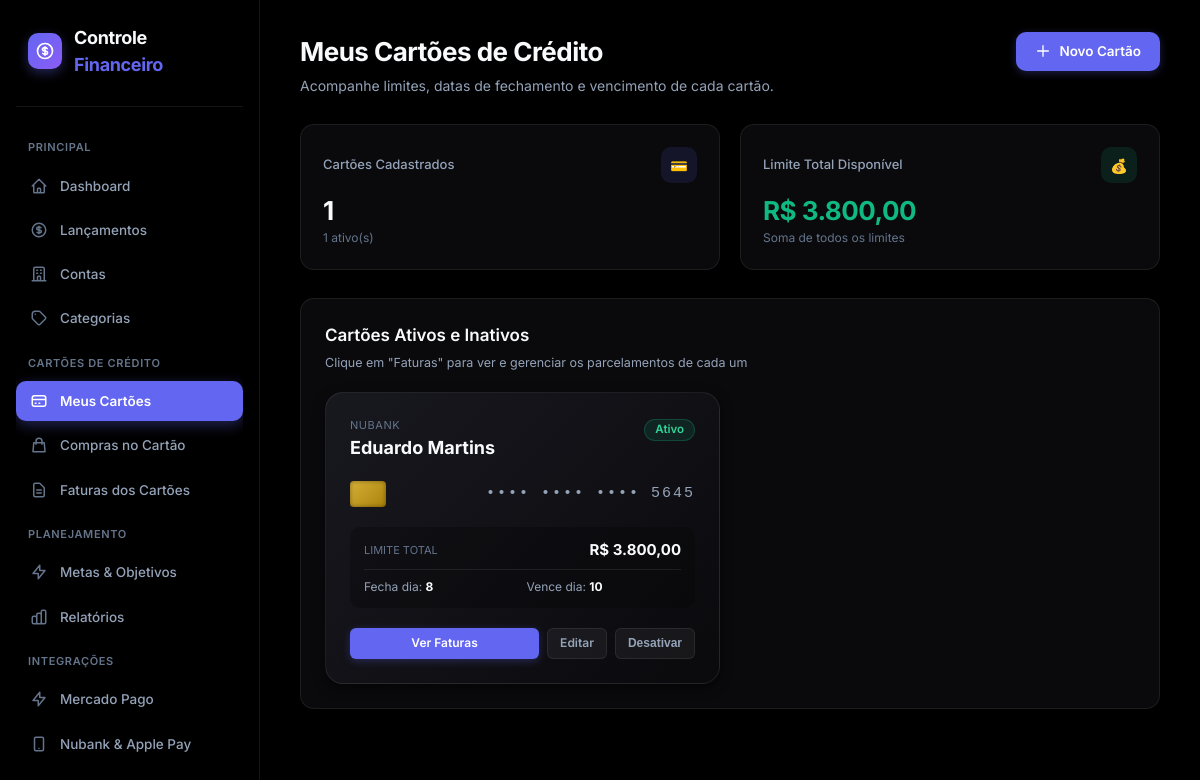
The app's page /cartoes/, older data.
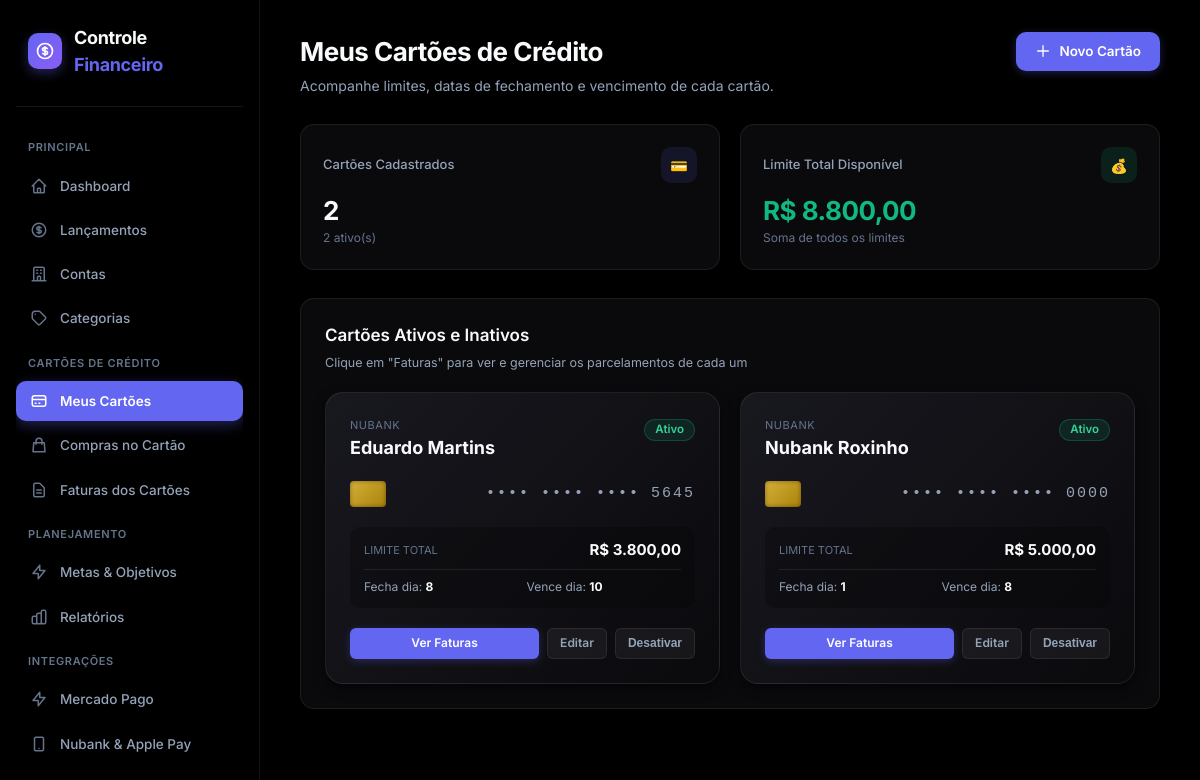
The same page, newer data.
### models/cartao.py (models this page shows, shortened)
class Cartao(db.Model):
    __tablename__ = "cartoes"
    id = db.Column(
        db.Integer,
        primary_key=True
    )
    nome = db.Column(
        db.String(100),
        nullable=False
    )
    banco = db.Column(
        db.String(100),
        nullable=False
    )
    ultimos_digitos = db.Column(
        db.String(4),
        nullable=True
    )
    limite = db.Column(
        db.Numeric(12, 2),
        nullable=False,
        default=0
    )
    dia_fechamento = db.Column(
        db.Integer,
        nullable=False
    )
    dia_vencimento = db.Column(
        db.Integer,
        nullable=False
    )
    ativo = db.Column(
        db.Boolean,
        nullable=False,
        default=True
    )
    criado_em = db.Column(
        db.DateTime,
        default=datetime.utcnow
    )
    faturas = db.relationship(
        "FaturaCartao",
        back_populates="cartao",
        cascade="all, delete-orphan"
    )

### routes/cartoes.py (the view)
@cartoes_bp.route("/")
def listar():
    cartoes = Cartao.query.order_by(
        Cartao.nome
    ).all()
    return render_template(
        "cartoes.html",
        cartoes=cartoes
    )

### app.py (called while the page is built)
def formatar_moeda(valor):
    try:
        valor = float(
            valor or 0
        )
    except (
        TypeError,
        ValueError
    ):
        valor = 0.0
    negativo = valor < 0
    valor = abs(
        valor
    )
    texto = f"{valor:,.2f}"
    texto = (
        texto
        .replace(",", "X")
        .replace(".", ",")
        .replace("X", ".")
    )
    if negativo:
        texto = "-" + texto
    return texto

### templates/cartoes.html (shortened to what the changed rows need)
{% extends "base.html" %}
{% block content %}
<div class="page-header">
    <div class="page-header-content">
        <h1>Meus Cartões de Crédito</h1>
    </div>
</div>
<div class="cards">
    <div class="card">
        <div class="card-header-line">
            <span class="card-title">Cartões Cadastrados</span>
            <div class="card-icon primary">💳</div>
        </div>
        <strong class="card-value valor-destaque">{{ cartoes|length }}</strong>
        <span class="card-subtext">{{ cartoes|selectattr("ativo")|list|length }} ativo(s)</span>
    </div>
    <div class="card">
        <div class="card-header-line">
            <span class="card-title">Limite Total Disponível</span>
            <div class="card-icon success">💰</div>
        </div>
        <strong class="card-value valor-positivo">
            R$ {{ cartoes|map(attribute="limite")|map("float")|sum|moeda }}
        </strong>
        <span class="card-subtext">Soma de todos os limites</span>
    </div>
</div>
<div class="panel">
    <div class="panel-header">
        <div>
            <h2 class="panel-title">Cartões Ativos e Inativos</h2>
        </div>
    </div>
    <div style="display: grid; grid-template-columns: repeat(auto-fill, minmax(320px, 1fr)); gap: 20px;">
        {% for cartao in cartoes %}
        <div style="background: linear-gradient(135deg, #18181f 0%, #0a0a0d 100%); border: 1px solid var(--border); border-radius: var(--radius-xl); padding: 24px; position: relative; box-shadow: var(--shadow-md); transition: var(--transition);">
            <div style="display: flex; justify-content: space-between; align-items: flex-start; margin-bottom: 20px;">
                <div>
                    <span style="font-size: 11px; text-transform: uppercase; letter-spacing: 0.05em; color: var(--text-muted); display: block;">{{ cartao.banco }}</span>
                    <strong style="font-size: 18px; color: var(--text-primary);">{{ cartao.nome }}</strong>
                </div>
                <div>
                    {% if cartao.ativo %}
                        <span class="badge badge-success">Ativo</span>
                    {% else %}
                        <span class="badge badge-danger">Inativo</span>
                    {% endif %}
                </div>
            </div>
            <div style="display: flex; align-items: center; justify-content: space-between; margin-bottom: 20px;">
                <div style="width: 36px; height: 26px; background: linear-gradient(135deg, #d4af37, #aa820a); border-radius: 4px; box-shadow: inset 0 0 4px rgba(0,0,0,0.4);"></div>
                <div style="font-family: monospace; font-size: 15px; letter-spacing: 2px; color: var(--text-secondary);">
                    •••• •••• •••• {{ cartao.ultimos_digitos if cartao.ultimos_digitos else '----' }}
                </div>
            </div>
            <div style="background: rgba(0, 0, 0, 0.25); border-radius: var(--radius-md); padding: 12px 14px; margin-bottom: 20px;">
                <div style="display: flex; justify-content: space-between; align-items: center; margin-bottom: 8px;">
                    <span style="font-size: 11px; color: var(--text-muted); text-transform: uppercase;">Limite Total</span>
                    <strong style="font-size: 15px; color: var(--text-primary);">R$ {{ cartao.limite|moeda }}</strong>
                </div>
                <div style="display: grid; grid-template-columns: 1fr 1fr; gap: 8px; font-size: 12px; color: var(--text-secondary); border-top: 1px solid var(--border); padding-top: 8px;">
                    <div>Fecha dia: <strong style="color: var(--text-primary);">{{ cartao.dia_fechamento }}</strong></div>
                    <div>Vence dia: <strong style="color: var(--text-primary);">{{ cartao.dia_vencimento }}</strong></div>
                </div>
            </div>
            <div style="display: flex; align-items: center; justify-content: space-between; gap: 8px; flex-wrap: wrap;">
                <a href="{{ url_for('faturas_cartao.faturas_cartao', cartao_id=cartao.id) }}" class="btn btn-primary btn-sm" style="flex: 1;">
                    Ver Faturas
                </a>
                <a href="{{ url_for('cartoes.editar', id=cartao.id) }}" class="btn btn-secondary btn-sm">
                    Editar
                </a>
                <form method="POST" action="{{ url_for('cartoes.alternar', id=cartao.id) }}">
                    <button type="submit" class="btn btn-secondary btn-sm" title="Alternar status">
                        {{ 'Desativar' if cartao.ativo else 'Ativar' }}
                    </button>
                </form>
            </div>
        </div>
        {% else %}
        <div class="empty-state" style="grid-column: 1 / -1;">
            <div class="empty-state-icon">💳</div>
            <strong>Nenhum cartão cadastrado</strong>
            <span>Cadastre seu cartão de crédito para gerenciar faturas e parcelamentos.</span>
        </div>
        {% endfor %}
    </div>
</div>
{% endblock %}

Row changes from the older to the newer data that the page shows:
added Cartao: banco "NUBANK", nome "Nubank Roxinho", shows "Ativo", ultimos_digitos "0000", limite|moeda "5.000,00", dia_fechamento "1", dia_vencimento "8", ativo "Desativar"
Text that changed along with them:
{{ cartoes|length }}: "1" → "2"
{{ cartoes|selectattr("ativo")|list|length }}: "1" → "2"
{{ cartoes|map(attribute="limite")|map("float")|sum|moeda }}: "3.800,00" → "8.800,00"
